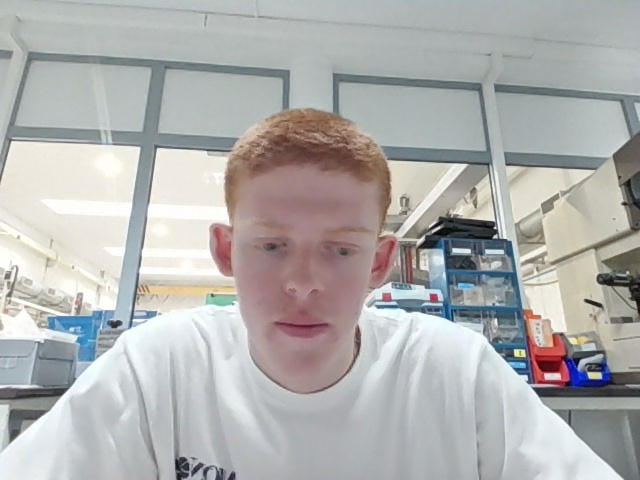
#> input picture COLOR_DETECTION/dataset_ia/img_1773921026196.jpg, 640 x 480 px, given in place of the camera
$ python 1sistema_completo_copia.py
#> lines starting #> are read from the running program, lines starting #| are printed output that depends on the picture; after the words box and inside, x2 and y2 are one past the last pixel; in counts of white or black regions, pixels touching at a corner belong together
# spellchecker: disable
import cv2
import numpy as np
import sqlite3
import json
import winsound
import tkinter as tk
from tkinter import simpledialog
import time
import os
import csv
from datetime import datetime
import glob

# ==============================================================================
# 0. CONFIGURAÇÃO DO SISTEMA E CONSTANTES
# ==============================================================================
DB_NAME = "sistema_industrial.db"
CAMERA_ID = 0
PIXEL_PARA_MM = 0.12

# Cores e Estilos
COR_FUNDO = (15, 15, 15)
COR_MENU_BG = (25, 25, 25)
COR_DESTAQUE = (0, 255, 150)
COR_TEXTO = (220, 220, 220)
COR_TEXTO_INATIVO = (110, 110, 110)

# Cores para Detecção (HSV) - Trazido do main2.py
CORES_DETECCAO = {
    "AZUL": (np.array([85, 100, 50]), np.array([140, 255, 255]), (255, 0, 0)),
    "PRETO": (np.array([0, 0, 0]), np.array([180, 255, 50]), (60, 60, 60))
}

# ==============================================================================
# 1. GERENCIAMENTO DE ESTADO (GLOBAIS)
# ==============================================================================
# UI States
menu_expandido = True
menu_largura_full = 260
aba_selecionada = "INSPECAO"
mostrar_comandos = False
inspecao_ativa = False

# Model States (Carregados do BD)
peca_ativa_id = 1
peca_ativa_nome = "Peca 1"
cache_nomes = {}  # Cache para nomes das peças na UI
lista_poligonos = []
foto_referencia = None  # Imagem bruta armazenada
modelo_aprendido = None  # Contorno processado para MatchShapes
bordas_ref = 0
centro_ref = (0, 0)
angulo_ref = 0
total_ok = 0
total_fail = 0

# Runtime States
ponto_atual = []
status_inspecao = "OFF"
historico_inspecao = []  # Lista de dicts {'hora':, 'status':, 'cor':}
ultima_gravacao = 0
tolerancia_mm = 0.5
clahe = cv2.createCLAHE(clipLimit=3.0, tileGridSize=(8, 8))

# Layout config
Y_OFFSET_BOTOES = 65
ALTURA_BOTAO = 45
Y_LISTA_MODELOS = 320
ALTURA_ITEM_MODELO = 32


# ==============================================================================
# 2. BANCO DE DADOS E PERSISTÊNCIA
# ==============================================================================
# noinspection PyDuplication
def inicializar_bd():
    global cache_nomes
    conn = sqlite3.connect(DB_NAME)
    cursor = conn.cursor()
    cursor.execute('''CREATE TABLE IF NOT EXISTS pecas
                      (
                          id
                              INTEGER
                              PRIMARY
                                  KEY,
                          nome
                              TEXT,
                          poligonos
                              TEXT,
                          pontos_medicao
                              TEXT,
                          medida_ideal
                              REAL,
                          tolerancia
                              REAL,
                          escala
                              REAL,
                          foto_ref
                              BLOB,
                          aprovadas
                              INTEGER
                              DEFAULT
                                  0,
                          rejeitadas
                              INTEGER
                              DEFAULT
                                  0,
                          bordas_ref
                              INTEGER
                              DEFAULT
                                  0
                      )''')

    # Migração segura: verificar colunas existentes
    cursor.execute("PRAGMA table_info(pecas)")
    colunas_existentes = [info[1] for info in cursor.fetchall()]

    novas_colunas = {
        "aprovadas": "INTEGER DEFAULT 0",
        "rejeitadas": "INTEGER DEFAULT 0",
        "bordas_ref": "INTEGER DEFAULT 0"
    }

    for col, tipo in novas_colunas.items():
        if col not in colunas_existentes:
            cursor.execute(f"ALTER TABLE pecas ADD COLUMN {col} {tipo}")

    # Criar dados iniciais se vazio
    cursor.execute("SELECT COUNT(*) FROM pecas")
    if cursor.fetchone()[0] == 0:
        for i in range(1, 11):
            cursor.execute("INSERT INTO pecas (id, nome, medida_ideal, tolerancia, escala) VALUES (?, ?, ?, ?, ?)",
                           (i, f"Peca {i}", 5.0, 0.5, 0.12))
            cache_nomes[i] = f"Peca {i}"
    else:
        # Carregar cache de nomes
        cursor.execute("SELECT id, nome FROM pecas")
        for pid, pnome in cursor.fetchall():
            cache_nomes[pid] = pnome

    conn.commit()
    conn.close()


def carregar_dados_peca(id_peca):
    global lista_poligonos, foto_referencia, peca_ativa_id, peca_ativa_nome
    global total_ok, total_fail, bordas_ref, modelo_aprendido, tolerancia_mm

    conn = sqlite3.connect(DB_NAME)
    cursor = conn.cursor()
    cursor.execute("SELECT * FROM pecas WHERE id=?", (id_peca,))
    p = cursor.fetchone()
    conn.close()

    if p:
        # Mapeamento baseado na ordem de criação/alteração.
        # ID=0, Nome=1, Polys=2, Pts=3, Ideal=4, Tol=5, Escala=6, Foto=7, OK=8, Fail=9, Bordas=10
        peca_ativa_id = p[0]
        peca_ativa_nome = p[1]
        lista_poligonos = json.loads(p[2]) if p[2] else []
        tolerancia_mm = p[5] if p[5] else 0.5

        # Carregar contadores (indices 8 e 9 assumindo ordem de criação)
        # Para segurança, vamos pegar pelo nome da coluna em query futura se necessario,
        # mas aqui assumiremos a ordem padrão do SQLite + Alters.
        try:
            total_ok = p[8]
            total_fail = p[9]
            bordas_ref = p[10] if len(p) > 10 else 0
        except IndexError:
            total_ok = 0
            total_fail = 0

        # Processar Foto de Referência para extrair Modelo
        if p[7]:
            nparr = np.frombuffer(p[7], np.uint8)
            foto_referencia = cv2.imdecode(nparr, cv2.IMREAD_COLOR)
            processar_referencia(foto_referencia)
        else:
            foto_referencia = None
            modelo_aprendido = None


# [148 lines left out: functions processar_referencia, salvar_progresso, renomear_peca, executar_inspecao, salvar_foto_erro, not called in this run]


# ==============================================================================
# 4. INTERFACE GRÁFICA
# ==============================================================================
def desenhar_ui(frame):
    h, w = frame.shape[:2]
    largura_menu = menu_expandido and menu_largura_full or 60

    # --- MENU LATERAL ---
    cv2.rectangle(frame, (0, 0), (largura_menu, h), COR_FUNDO, -1)
    cv2.line(frame, (largura_menu, 0), (largura_menu, h), (40, 40, 40), 1)

    # Título da aplicação
    if menu_expandido:
        cv2.putText(frame, "VISION PRO", (20, 35), cv2.FONT_HERSHEY_SIMPLEX, 0.6, (150, 150, 150), 1)
        cv2.putText(frame, "SYSTEM V1.0", (20, 55), cv2.FONT_HERSHEY_SIMPLEX, 0.3, (80, 80, 80), 1)

    # Botões
    botoes = ["INSPECAO", "TREINAR", "REFERENCIAS", "COMANDOS"]
    for i, nome in enumerate(botoes):
        y = Y_OFFSET_BOTOES + i * (ALTURA_BOTAO + 10)
        ativo = (aba_selecionada == nome)

        # Fundo do botão
        cor_btn = (35, 30, 25) if ativo else COR_MENU_BG
        cv2.rectangle(frame, (10, y), (largura_menu - 10, y + ALTURA_BOTAO), cor_btn, -1)

        # Indicador de seleção
        if ativo:
            cv2.rectangle(frame, (largura_menu - 14, y), (largura_menu - 10, y + ALTURA_BOTAO), COR_DESTAQUE, -1)

        # Texto
        texto = nome if menu_expandido else nome[:3]
        cv2.putText(frame, texto, (25, y + 28), cv2.FONT_HERSHEY_SIMPLEX, 0.45,
                    COR_TEXTO if ativo else COR_TEXTO_INATIVO, 1)

    # Lista de Modelos (Aparece em TREINAR ou REFERENCIAS)
    if menu_expandido and aba_selecionada in ["TREINAR", "REFERENCIAS"]:
        cv2.putText(frame, "MODELOS DISPONIVEIS", (20, Y_LISTA_MODELOS - 15), cv2.FONT_HERSHEY_SIMPLEX, 0.4,
                    (100, 100, 100), 1)

        for i in range(1, 11):
            y_item = Y_LISTA_MODELOS + (i - 1) * (ALTURA_ITEM_MODELO + 5)
            if y_item > h - 40: break

            sel = (peca_ativa_id == i)
            cor_bg = (50, 50, 40) if sel else (20, 20, 20)

            cv2.rectangle(frame, (15, y_item), (largura_menu - 15, y_item + ALTURA_ITEM_MODELO), cor_bg, -1)
            if sel:
                cv2.rectangle(frame, (15, y_item), (20, y_item + ALTURA_ITEM_MODELO), COR_DESTAQUE, -1)

            nome_display = f"ID {i:02d} {cache_nomes.get(i, '??')[:12]}"
            cv2.putText(frame, nome_display, (30, y_item + 22), cv2.FONT_HERSHEY_SIMPLEX, 0.4,
                        COR_TEXTO if sel else COR_TEXTO_INATIVO, 1)

    # --- ÁREA PRINCIPAL ---
    # Dashboard Superior
    cv2.rectangle(frame, (largura_menu, 0), (w, 50), COR_MENU_BG, -1)

    # Info de Status (Movido para baixo)
    cor_status = (0, 255, 0) if status_inspecao == "OK" else (
        (0, 0, 255) if status_inspecao == "FAIL" else (255, 255, 0))

    # Desenhar Status no canto inferior direito
    cv2.putText(frame, f"STATUS: {status_inspecao}", (w - 340, h - 20), cv2.FONT_HERSHEY_SIMPLEX, 0.8, cor_status, 2)

    stats = f"APROVADAS: {total_ok} | REJEITADAS: {total_fail} | TOL: +/-{tolerancia_mm}mm"
    cv2.putText(frame, stats, (largura_menu + 20, 32), cv2.FONT_HERSHEY_SIMPLEX, 0.5, (200, 200, 200), 1)

    # Painel Lateral Direito (Histórico) - Apenas na Inspeção
    if aba_selecionada == "INSPECAO":
        # Ajustado para dar mais espaço à zona de inspeção (antes era w-200)
        x_hist = w - 160
        cv2.rectangle(frame, (x_hist, 50), (w, h), (20, 20, 20), -1)
        cv2.putText(frame, "HISTORICO", (x_hist + 10, 80), cv2.FONT_HERSHEY_SIMPLEX, 0.4, (150, 150, 150), 1)

        for i, log in enumerate(historico_inspecao):
            y_log = 110 + i * 40
            cor_log = (0, 255, 100) if log['status'] == "OK" else (50, 50, 255)
            cv2.putText(frame, f"{log['hora']}", (x_hist + 10, y_log), cv2.FONT_HERSHEY_SIMPLEX, 0.45,
                        (200, 200, 200), 1)
            cv2.putText(frame, f"{log['status']} - {log['cor']}", (x_hist + 10, y_log + 15), cv2.FONT_HERSHEY_SIMPLEX,
                        0.35,
                        cor_log, 1)

    # Comandos Overlay
    if aba_selecionada == "COMANDOS" or mostrar_comandos:
        overlay = frame.copy()
        # Ajustado box de cmd para ocupar o reto do ecra
        cv2.rectangle(overlay, (largura_menu, 50), (w, h), (10, 10, 10), -1)
        cv2.addWeighted(overlay, 0.5, frame, 0.05, 0, frame)  # cor de fundo da aba de comandos
        # ajuste largura aba de comandos
        cv2.putText(frame, "COMANDOS DO SISTEMA", (largura_menu + 60, 120), cv2.FONT_HERSHEY_SIMPLEX, 0.7, COR_DESTAQUE,
                    2)
        cv2.line(frame, (largura_menu + 40, 130), (largura_menu + 300, 130), COR_DESTAQUE, 1)

        cmds = [
            "[TREINAR] Mouse Esq : Desenhar Poligono",
            "[TREINAR] Mouse Dir : Limpar Desenho",
            "[TREINAR] Tecla 'S' : Salvar Referencia",
            "[INSPECAO] Tecla 'I' : Iniciar/Parar Inspecao",
            "[GERAL]   Tecla 'R' : Resetar Contadores",
            "[GERAL]   Tecla 'N' : Renomear Peca",
        ]

        for i, cmd in enumerate(cmds):
            # Ajustado posicionamento e espaçamento da lista de comandos (D e E, C e B), tamanho e grossura da letra
            cv2.putText(frame, cmd, (largura_menu + 30, 160 + i * 45), cv2.FONT_HERSHEY_SIMPLEX, 0.45, COR_TEXTO, 1)


# ==============================================================================
# 5. INPUTS E EVENTOS
# ==============================================================================
# [32 lines left out: function gerir_mouse, not called in this run]


def main():
    global ponto_atual, lista_poligonos, foto_referencia, bordas_ref, status_inspecao, total_ok, total_fail
    global inspecao_ativa, historico_inspecao

    inicializar_bd()
    carregar_dados_peca(1)

    cap = cv2.VideoCapture(CAMERA_ID)
    cv2.namedWindow("SISTEMA INTEGRADO", cv2.WINDOW_NORMAL)
    cv2.setMouseCallback("SISTEMA INTEGRADO", gerir_mouse)

    msg_feedback = ""
    tempo_feedback = 0
    frame_fixo_treino = None

    while True:
        ret, frame = cap.read()
#> frame is the input picture: shape (480, 640, 3); mean B, G, R 174.9, 176.3, 176.2
        if not ret: break

        # Ajuste de Frame (Invertido conforme solicitado)
        frame = cv2.flip(frame, 1)
        h, w = frame.shape[:2]
#> h = 480; w = 640

        # --- NOVA LÓGICA DE EXIBIÇÃO (CONGELAMENTO) ---
        if aba_selecionada == "TREINAR":
            if frame_fixo_treino is not None:
                frame_ui = frame_fixo_treino.copy()
            else:
                frame_ui = frame.copy()
        else:
            # Fora do modo treinar, limpamos a foto fixa para a próxima sessão
            frame_fixo_treino = None
            frame_ui = frame.copy()

        # Definição Dinâmica da Área de Inspeção/Trabalho
        rx1, ry1 = int(menu_largura_full + 20), 80
        rx2, ry2 = int(w - 170), int(h - 50)
#> rx2 = 470; ry2 = 430

        # --- LÓGICA POR ABA ---
        if aba_selecionada == "INSPECAO":
            cv2.rectangle(frame_ui, (rx1, ry1), (rx2, ry2), (255, 255, 255), 1)

            if inspecao_ativa:
                # Executar CV
                status_temp, motivo = executar_inspecao(frame, (rx1, ry1, rx2, ry2))

                # Atualizar Status Visual
                if status_temp != "IDLE":
                    status_inspecao = status_temp

                # Desenhar sobreposição de erro se houver
                if motivo:
                    cv2.putText(frame_ui, f"ERRO: {motivo}", (rx1 + 10, ry1 + 30), cv2.FONT_HERSHEY_SIMPLEX, 0.8,
                                (0, 0, 255), 2)
            else:
                status_inspecao = "OFF"
                cv2.putText(frame_ui, "INSPECAO PAUSADA (TECLA 'I')", (rx1 + 10, ry1 + 30),
                            cv2.FONT_HERSHEY_SIMPLEX, 0.7, (0, 255, 255), 2)
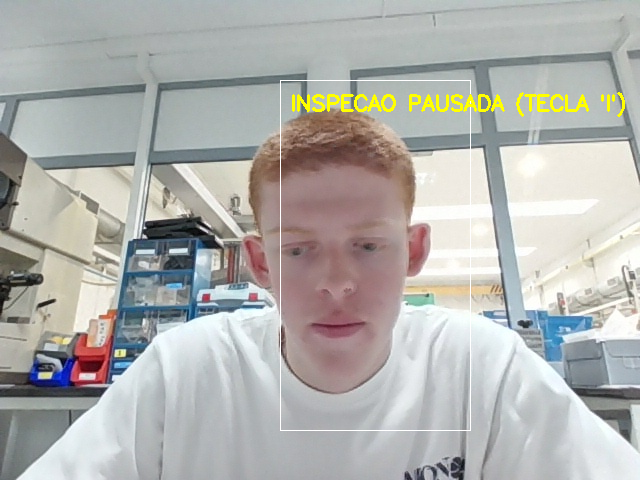
#> frame_ui: shape (480, 640, 3); mean B, G, R 173.8, 177.1, 177.1

            # Desenhar Polígonos de Referência (Visualização)
            if lista_poligonos:
                for poly in lista_poligonos:
                    cv2.polylines(frame_ui, [np.array(poly)], True, (255, 200, 0), 1)

        elif aba_selecionada == "TREINAR":
            cv2.rectangle(frame_ui, (rx1, ry1), (rx2, ry2), (50, 50, 50), 1)
            txt_help = "PRIME 'S' PARA FIXAR IMAGEM" if frame_fixo_treino is None else "IMAGEM FIXA - DESENHA O POLIGONO"
            cv2.putText(frame_ui, txt_help, (rx1, 70), cv2.FONT_HERSHEY_SIMPLEX, 0.5, (0, 255, 255), 1)

            # Desenhar Polígonos Salvos
            for poly in lista_poligonos:
                cv2.polylines(frame_ui, [np.array(poly)], True, (0, 255, 0), 2)

            # Desenhar Ponto Atual
            if len(ponto_atual) > 0:
                cv2.polylines(frame_ui, [np.array(ponto_atual)], False, (0, 255, 255), 2)

            if len(ponto_atual) > 1:
                cv2.line(frame_ui, ponto_atual[-1], ponto_atual[0], (0, 255, 255), 1)

        elif aba_selecionada == "REFERENCIAS":
            if foto_referencia is not None:
                # Mostrar thumbnail da referência salva
                h_ref, w_ref = foto_referencia.shape[:2]

                # Calcular escala para caber na área disponível
                largura_disp = rx2 - rx1 - 40
                altura_disp = ry2 - ry1 - 40

                if largura_disp > 0 and altura_disp > 0:
                    escala = min(altura_disp / h_ref, largura_disp / w_ref, 1.0)
                    novo_h, novo_w = int(h_ref * escala), int(w_ref * escala)

                    try:
                        thumb = cv2.resize(foto_referencia, (novo_w, novo_h))

                        # Centralizar
                        y_offset = ry1 + (altura_disp - novo_h) // 2
                        x_offset = rx1 + (largura_disp - novo_w) // 2

                        frame_ui[y_offset:y_offset + novo_h, x_offset:x_offset + novo_w] = thumb
                        cv2.putText(frame_ui, f"REFERENCIA: {peca_ativa_nome}", (x_offset, y_offset - 10),
                                    cv2.FONT_HERSHEY_SIMPLEX, 0.5, (200, 200, 200), 1)
                    except Exception as e:
                        cv2.putText(frame_ui, "ERRO AO MOSTRAR IMAGEM", (rx1 + 50, ry1 + 50),
                                    cv2.FONT_HERSHEY_SIMPLEX, 0.7, (0, 0, 255), 2)
            else:
                cv2.putText(frame_ui, "SEM FOTO DE REFERENCIA SALVA", (rx1 + 50, ry1 + 100),
                            cv2.FONT_HERSHEY_SIMPLEX, 0.7, (100, 100, 100), 2)

        # Feedback Visual Temporário (ex: "SALVO!")
        if time.time() < tempo_feedback:
            cv2.putText(frame_ui, msg_feedback, (int(w / 2) - 100, int(h / 2)),
                        cv2.FONT_HERSHEY_SIMPLEX, 1.5, (0, 255, 0), 3)

        # --- FINALIZAÇÃO UI ---
        desenhar_ui(frame_ui)
#> in desenhar_ui, `cv2.rectangle(frame, (0, 0), (largura_menu, h), COR_FUNDO, -1)`:
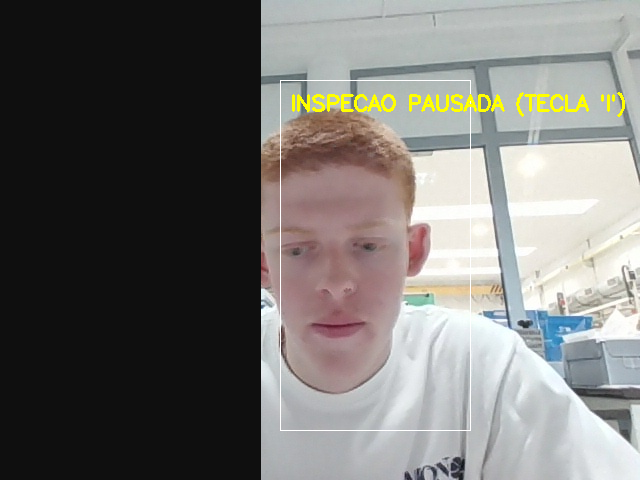
#> frame: shape (480, 640, 3); mean B, G, R 111.6, 114.5, 116
#> in desenhar_ui, `cv2.line(frame, (largura_menu, 0), (largura_menu, h), (40, 40, 40), 1)`: frame: shape (480, 640, 3); 0.16% of pixels changed, all inside (x1, y1, x2, y2) = (260, 0, 261, 480)
#> in desenhar_ui, `cv2.putText(frame, "SYSTEM V1.0", (20, 55), cv2.FONT_HERSHEY_SIMPLEX, ..`:
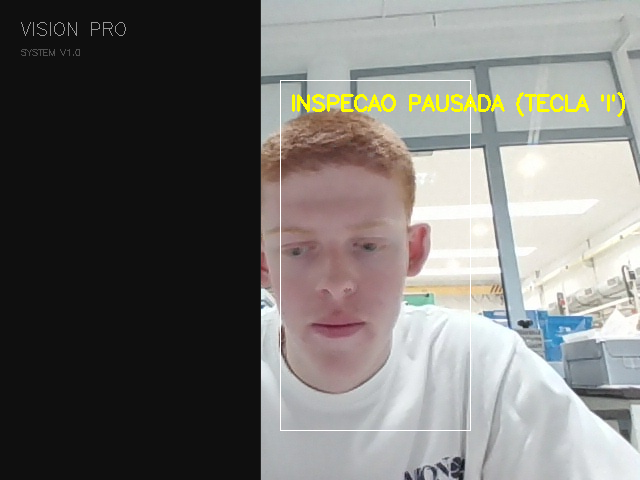
#> frame: shape (480, 640, 3); mean B, G, R 111.7, 114.7, 116.2
#> after the loop in desenhar_ui, `for i, nome in enumerate(botoes):`:
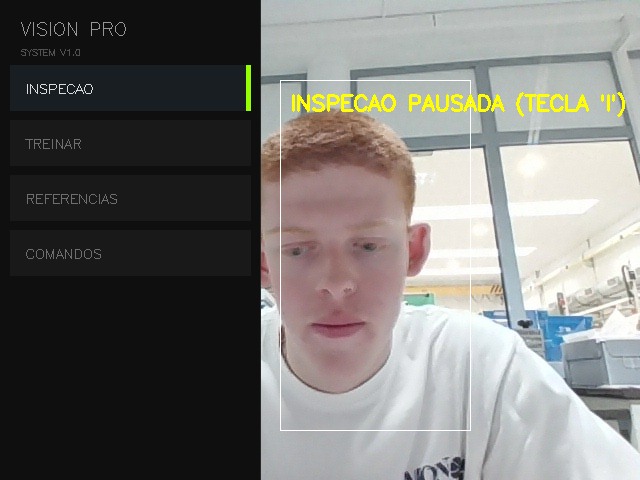
#> frame: shape (480, 640, 3); 14.43% of pixels changed, all inside (x1, y1, x2, y2) = (10, 65, 251, 276)
#> in desenhar_ui, `cv2.putText(frame, stats, (largura_menu + 20, 32), cv2.FONT_HERSHEY_SI..`:
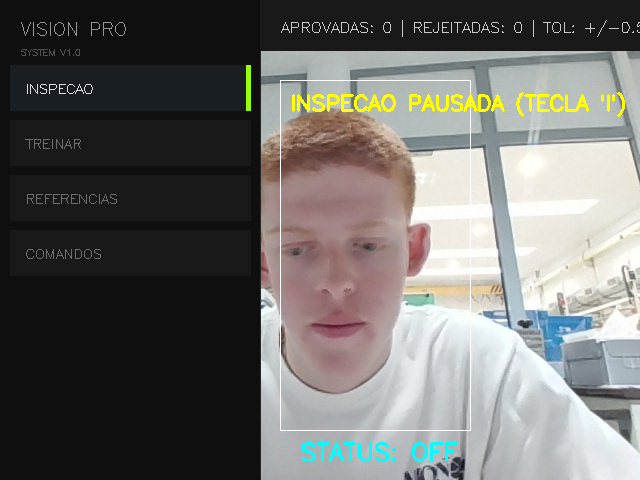
#> frame: shape (480, 640, 3); mean B, G, R 104.3, 107.2, 107.9
#> in desenhar_ui, `cv2.rectangle(frame, (x_hist, 50), (w, h), (20, 20, 20), -1)`:
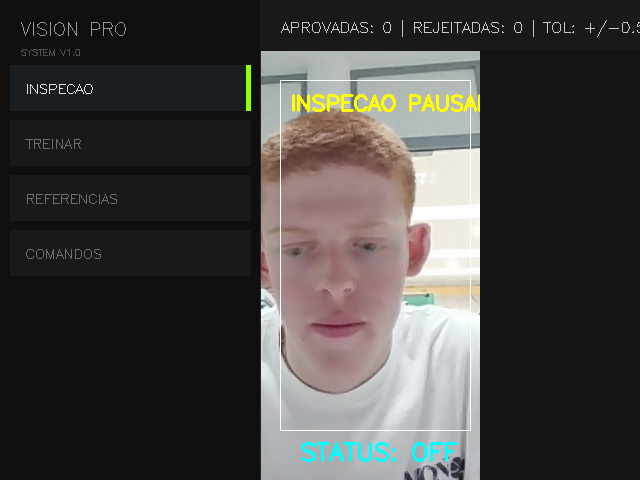
#> frame: shape (480, 640, 3); mean B, G, R 64.8, 66.7, 68.4
#> in desenhar_ui, `cv2.putText(frame, "HISTORICO", (x_hist + 10, 80), cv2.FONT_HERSHEY_SI..`:
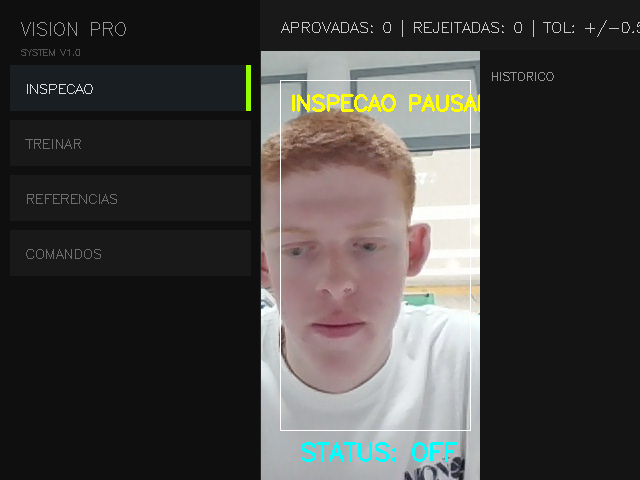
#> frame: shape (480, 640, 3); 0.05% of pixels changed, all inside (x1, y1, x2, y2) = (492, 72, 554, 81)
        cv2.imshow("SISTEMA INTEGRADO", frame_ui)

        # --- TECLAS DE ATALHO ---
        k = cv2.waitKey(1)
#> (key Esc is pressed here)
        if k in (ord('i'), ord('I')):
            inspecao_ativa = not inspecao_ativa
            status_inspecao = "IDLE" if inspecao_ativa else "OFF"
            msg_feedback = "INSPECAO INICIADA" if inspecao_ativa else "INSPECAO PARADA"
            tempo_feedback = time.time() + 1.2
        elif k == ord('s') and aba_selecionada == "TREINAR":
            # 1. Se não houver imagem fixa, tira a foto agora
            if frame_fixo_treino is None:
                frame_fixo_treino = frame.copy()
                msg_feedback = "IMAGEM FIXADA!"
                tempo_feedback = time.time() + 1.2

            # 2. Se houver um polígono a ser desenhado, guarda-o
            if len(ponto_atual) > 2:
                lista_poligonos.append(ponto_atual)
                ponto_atual = []

            # 3. Salva a referência no BD e calcula bordas (evitando erro de bytes)
            # Captura a referência atual usando a ROI correta
            # Validar limites
            c_y1, c_y2 = max(0, ry1), min(h, ry2)
            c_x1, c_x2 = max(0, rx1), min(w, rx2)

            if c_x2 > c_x1 and c_y2 > c_y1:
                foto_referencia = frame[c_y1:c_y2, c_x1:c_x2].copy()

                # Calcula bordas para referência
                gray = cv2.cvtColor(foto_referencia, cv2.COLOR_BGR2GRAY)
                # Garantimos que bordas_ref é um número inteiro
                bordas_ref = int(np.sum(cv2.Canny(gray, 30, 90) > 0))

                salvar_progresso()
                processar_referencia(foto_referencia)
                if msg_feedback == "": msg_feedback = "GUARDADO!"
                tempo_feedback = time.time() + 1.5
            else:
                msg_feedback = "ERRO: AREA INVALIDA"
                tempo_feedback = time.time() + 2.0

        elif k == ord('n'):
            renomear_peca()
        elif k == ord('r'):
            total_ok = 0
            total_fail = 0
            historico_inspecao = []

    cap.release()
    cv2.destroyAllWindows()


if __name__ == "__main__":
    main()

# verificar o inicio de inspeção tecla i nao esta configurada
# verificar os erros de OK e NOK
# diminuir a barra do historico
# verificar a parte das peças aprovadas, esta muito de fora linha 118
# verificar que na parte de inspeção quando meto a cor preta a frente da camara dá erro
